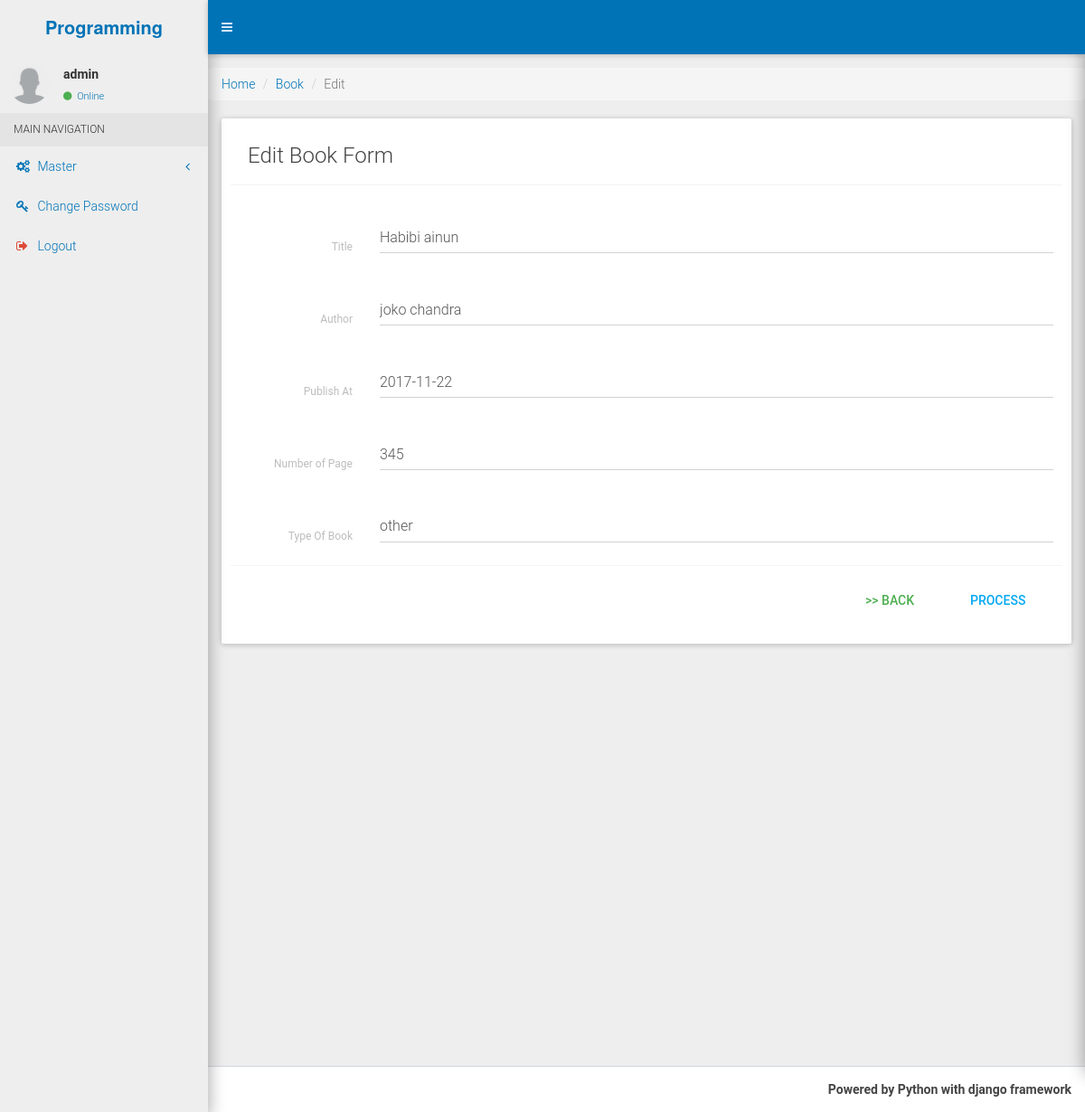
/book/edit/10 (signed in), run on the app's committed database.
### book/models.py (models this page shows, shortened)
class Book(models.Model):
    novel = 'nov'
    document = 'doc'
    other = 'oth'
    type = (
        (novel,'one of novel'),
        (document,'documentation'),
        (other,'other')
    )
    title = models.CharField(max_length=25,verbose_name='Title')
    author = models.CharField(max_length=25,verbose_name='Author')
    publish_at=models.DateField()
    number_of_page=models.IntegerField()
    type_of_book =models.CharField(max_length=25,choices=type,default=novel)
    created_at = models.DateField(auto_now_add=True)
    updated_at = models.DateField(auto_now=True)

### book/views.py (the view)
# urls.py: url(r'^edit/(?P<id>.+)$', views.edit, name="editbook"),
@login_required
def edit(request,id):
    if request.POST:
        if request.POST:
            data = Book.objects.get(id=id)
            form = BookForm(request.POST, instance=data)
            if form.is_valid():
                form.save()
                return redirect("book")
            else :
                return HttpResponseRedirect("")
    else :
            data = Book.objects.get(id=id)
            form = BookForm(instance=data)
            return render(request, "book/edit.html", {"form": form})

### book/forms.py
class BookForm(forms.ModelForm):
    class Meta :
        model =Book
        fields=["title","author","type_of_book","number_of_page","publish_at"]

### templates/book/edit.html (shortened to what this page needs)
{% extends 'layout.html' %}
{% load static %}
{% load widget_tweaks %}
{% load humanize %}
{% block content %}
 <section class="content">
      <div class="row">
        <div class="col-xs-12">
        <div class="row">
  <ol class="breadcrumb">
  <li class="breadcrumb-item"><a href="#">Home</a></li>
  <li class="breadcrumb-item"><a href="{% url 'book' %}">Book</a></li>
  <li class="breadcrumb-item active">Edit</li>
</ol>
  </div>
          <div class="box">
            <div class="box-body">
                            <div class="box-header with-border">
              <h3 class="box-title">Edit Book Form</h3>
            </div>
           <form class="form-horizontal" method="post"  enctype="multipart/form-data">
              <div class="box-body">
                <div class="form-group">
                  <label for="inputEmail3" class="col-sm-2 control-label">Title</label>
                  <div class="col-sm-10">
                   {{ form.title | add_class:'form-control' |attr:"required" }}
                  </div>
                </div>
                <div class="form-group">
                  <label for="inputPassword3" class="col-sm-2 control-label">Author</label>
                  <div class="col-sm-10">
                    {{ form.author | add_class:'form-control ' |attr:"required" }}
                  </div>
                </div>
                <div class="form-group">
                  <label for="inputPassword3" class="col-sm-2 control-label">Publish At</label>
                  <div class="col-sm-10">
                    {{ form.publish_at| add_class:'form-control tgl ' |attr:"required" |attr:"readonly"}}
                  </div>
                </div>
                <div class="form-group">
                  <label for="inputPassword3" class="col-sm-2 control-label">Number of Page</label>
                  <div class="col-sm-10">
                    {{ form.number_of_page | add_class:'form-control ' |attr:"required"}}
                  </div>
                </div>
                <div class="form-group">
                  <label for="inputPassword3" class="col-sm-2 control-label">Type Of Book</label>
                  <div class="col-sm-10">
                    {{ form.type_of_book | add_class:'form-control' |attr:"required"}}
                  </div>
                </div>
              </div>
              <div class="box-footer">
                  <button type="submit" class="btn btn-info pull-right">Process</button>
                <a href="{% url 'book' %}" class="btn btn-success pull-right">>> Back</a>
              </div>
            </form>
          </div>
</div>
        </div>
      </div>
 </section>
{% endblock %}

### templates/layout.html (shortened to what this page needs)
{% load static %}
{% load staticfiles %}
<!DOCTYPE html>
<html>
<head>
  <link rel="stylesheet" href="{% static "css/bootstrap.min.css" %}">
  <link rel="stylesheet" href="{% static "css/font-awesome.min.css" %}">
  <link rel="stylesheet" href="{% static "css/AdminLTE.min.css" %}">
  <link rel="stylesheet" href="{% static "css/bootstrap-material-design.min.css" %}">
  <link rel="stylesheet" href="{% static "css/ripples.min.css" %}">
  <link rel="stylesheet" href="{% static "css/MaterialAdminLTE.min.css" %}">
  <link rel="stylesheet" href="{% static "css/skins/all-md-skins.min.css" %}">
  <link rel="stylesheet" href="{% static "css/dataTables.bootstrap.css" %}">
  <link rel="stylesheet" href="{% static "css/datepicker3.css" %}">
</head>
<body class="hold-transition skin-blue sidebar-mini">
<div class="wrapper">
  <header class="main-header">
    <a href="#" class="logo">
      <span class="logo-lg"><b>Programming</b></span>
    </a>
    <nav class="navbar navbar-static-top">
      <a href="#" class="sidebar-toggle" data-toggle="offcanvas" role="button">
      </a>
    </nav>
  </header>
  <aside class="main-sidebar">
    <section class="sidebar">
      <div class="user-panel">
        <div class="pull-left image">
          <img src="{% static "images/user.png" %}" class="img-circle" alt="User Image">
        </div>
        <div class="pull-left info">
          <p>{{user }}</p>
          <a href="#"><i class="fa fa-circle text-success"></i> Online</a>
        </div>
      </div>
      <ul class="sidebar-menu">
        <li class="header">MAIN NAVIGATION</li>
               <li class="treeview">
          <a href="#">
            <i class="fa fa-gears "></i> <span>Master</span>
            <span class="pull-right-container">
              <i class="fa fa-angle-left pull-right "></i>
            </span>
          </a>
        </li>
       <li><a href="{% url 'change_password' %}"> <i class="fa fa-key text-blue"></i> <span>Change Password</span></a></li>
       <li><a href="{% url 'logout' %}" title="Logout"><i class="fa fa-sign-out text-red"></i> <span>Logout</span></a></li>
      </ul>
    </section>
  </aside>
  <div class="content-wrapper">
     {% block content %}{% endblock content %}
  </div>
  <footer class="main-footer">
    <div class="pull-right hidden-xs">
    <strong>Powered by Python with django framework
    </div>
  </footer>
</div>
</body>
</html>

### data on the page
Book: title "Habibi ainun", author "joko chandra", publish_at "2017-11-22", number_of_page "345", type_of_book "other"

### other printed values
{{ user }} "admin"
